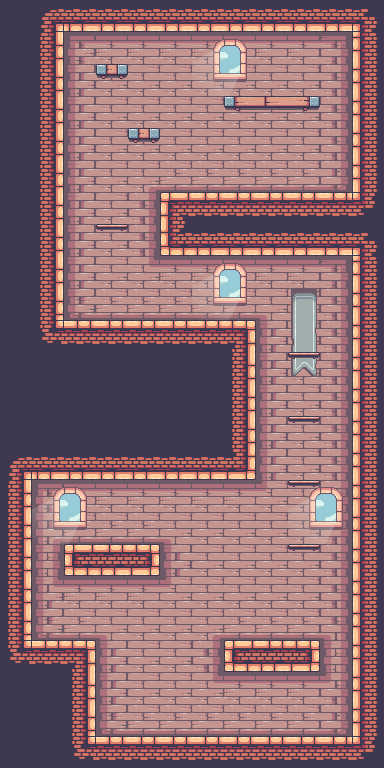

Below is a game level as drawn by its tile map, then a one-line description and the .tmx that defines it (tile-layer data replaced by summaries):
An orthogonal 12x24 tile map with 32x32 px tiles, 4 tile layers (BackgroundLayer, BackgroundObjectLayer, GroundLayer, GroundObjectLayer), 2 tilesets and 53 objects (5x Roof, 3x Pig_bomb, 3x Box, 2x Gate, 2x Cannon, ...).

<map version="1.9" tiledversion="1.9.2" orientation="orthogonal" renderorder="right-down" width="12" height="24" tilewidth="32" tileheight="32" infinite="0" nextlayerid="9" nextobjectid="71">
 <properties>
  <property name="music" value="audio/mapmusic.mp3" />
 </properties>
 <tileset firstgid="1" source="tileset1.tsx" />
 <tileset firstgid="513" source="entities.tsx" />
 <layer id="3" name="BackgroundLayer" width="12" height="24">
  <data>[288 cells, 199 non-empty, 19 distinct tile ids]</data>
 </layer>
 <layer id="4" name="BackgroundObjectLayer" width="12" height="24">
  <data>[288 cells, 19 non-empty, 7 distinct tile ids]</data>
 </layer>
 <layer id="1" name="GroundLayer" width="12" height="24">
  <data>[288 cells, 98 non-empty, 15 distinct tile ids]</data>
 </layer>
 <layer id="5" name="GroundObjectLayer" width="12" height="24">
  <data>[288 cells, 10 non-empty, 5 distinct tile ids]</data>
 </layer>
 <objectgroup id="6" name="CollisionLayer">
  <object id="1" x="64" y="544" width="96" height="32" />
  <object id="2" x="224" y="640" width="96" height="32" />
  <object id="9" x="96" y="736" width="256" height="8" />
  <object id="10" x="352" y="256" width="8" height="480" />
  <object id="11" x="160" y="248" width="192" height="8" />
  <object id="12" x="160" y="192" width="8" height="64" />
  <object id="13" x="160" y="192" width="192" height="8" />
  <object id="14" x="352" y="32" width="8" height="160" />
  <object id="15" x="64" y="24" width="288" height="8" />
  <object id="16" x="56" y="32" width="8" height="288" />
  <object id="17" x="64" y="320" width="192" height="8" />
  <object id="18" x="248" y="320" width="8" height="160" />
  <object id="19" x="32" y="472" width="224" height="8" />
  <object id="20" x="24" y="480" width="8" height="160" />
  <object id="21" x="32" y="640" width="64" height="8" />
  <object id="22" x="88" y="640" width="8" height="96" />
  <object id="23" x="8.5" y="463.5" width="23.5" height="16.5" />
  <object id="25" x="12.75" y="640" width="19.25" height="16" />
  <object id="27" x="78.25" y="736" width="17.75" height="18" />
  <object id="28" x="352" y="736" width="17.5" height="17.25" />
  <object id="29" x="352" y="240.75" width="15" height="15.25" />
  <object id="30" x="352" y="192" width="16" height="15.75" />
  <object id="31" x="48.75" y="320" width="15.25" height="15.75" />
  <object id="32" x="44" y="16" width="20" height="16" />
  <object id="33" x="352" y="15.5" width="20" height="16.5" />
  <object id="34" x="224" y="96" width="96" height="10" />
  <object id="35" x="96" y="64" width="32" height="10" />
  <object id="39" name="Roof" x="288" y="544" width="32" height="5" />
  <object id="40" name="Roof" x="288" y="480" width="32" height="5" />
  <object id="41" name="Roof" x="288" y="352" width="32" height="5" />
  <object id="42" name="Roof" x="96" y="224" width="32" height="5" />
  <object id="66" x="128" y="128" width="32" height="10" />
  <object id="69" name="Roof" x="288" y="416" width="32" height="5" />
 </objectgroup>
 <objectgroup id="7" name="Portals">
  <object id="37" name="Gate" gid="523" x="288" y="736" width="46" height="56" />
  <object id="43" name="Portal" x="278.182" y="174.727" width="3.27273" height="16">
   <properties>
    <property name="toMap" value="mapObjects/map4.tmx" />
   </properties>
  </object>
  <object id="67" name="Gate" gid="523" x="256" y="192" width="46" height="56" />
 </objectgroup>
 <objectgroup id="8" name="EntityLayer" opacity="0.89">
  <object id="44" name="King" gid="2147484164" x="266.33" y="749.333" width="78" height="58">
   <properties>
    <property name="flipX" type="bool" value="true" />
   </properties>
  </object>
  <object id="45" name="Pig_bomb" gid="2147484172" x="128.273" y="542.636" width="26" height="26">
   <properties>
    <property name="flipX" type="bool" value="true" />
    <property name="moveRange" type="float" value="3" />
   </properties>
  </object>
  <object id="46" name="Cannon" gid="526" x="212.136" y="641.364" width="44" height="28" />
  <object id="48" name="Pig_fire" gid="527" x="262.273" y="639" width="26" height="18" />
  <object id="49" name="Pig_box" gid="2147484169" x="53" y="639" width="26" height="30">
   <properties>
    <property name="flipX" type="bool" value="true" />
    <property name="moveRange" type="float" value="5" />
   </properties>
  </object>
  <object id="50" name="Pig_bomb" gid="524" x="100.5" y="542" width="26" height="26">
   <properties>
    <property name="moveRange" type="float" value="3" />
   </properties>
  </object>
  <object id="51" name="King_pig" gid="517" x="178" y="734.5" width="38" height="28">
   <properties>
    <property name="moveRange" type="float" value="5" />
   </properties>
  </object>
  <object id="55" name="Box" gid="525" x="149" y="734.5" width="26" height="20" />
  <object id="57" name="Box" gid="2147484168" x="152.091" y="717.636" width="22" height="16" />
  <object id="58" name="Pig" gid="519" x="157" y="318" width="34" height="28">
   <properties>
    <property name="moveRange" type="float" value="5" />
   </properties>
  </object>
  <object id="59" name="Pig" gid="519" x="106" y="318.5" width="34" height="28">
   <properties>
    <property name="moveRange" type="float" value="5" />
   </properties>
  </object>
  <object id="61" name="Pig_bomb" gid="524" x="96" y="64" width="26" height="26">
   <properties>
    <property name="moveRange" type="float" value="0.5" />
   </properties>
  </object>
  <object id="62" name="Cannon" gid="526" x="208.182" y="98.9091" width="44" height="28" />
  <object id="63" name="Pig_fire" gid="527" x="246.818" y="96.0909" width="26" height="18" />
  <object id="64" name="Pig_box" gid="521" x="266" y="192.5" width="26" height="30">
   <properties>
    <property name="moveRange" type="float" value="5" />
   </properties>
  </object>
  <object id="65" name="King_pig" gid="517" x="224" y="192" width="38" height="28">
   <properties>
    <property name="moveRange" type="float" value="3" />
   </properties>
  </object>
  <object id="70" name="Box" gid="525" x="288" y="640" width="26" height="20" />
 </objectgroup>
</map>
